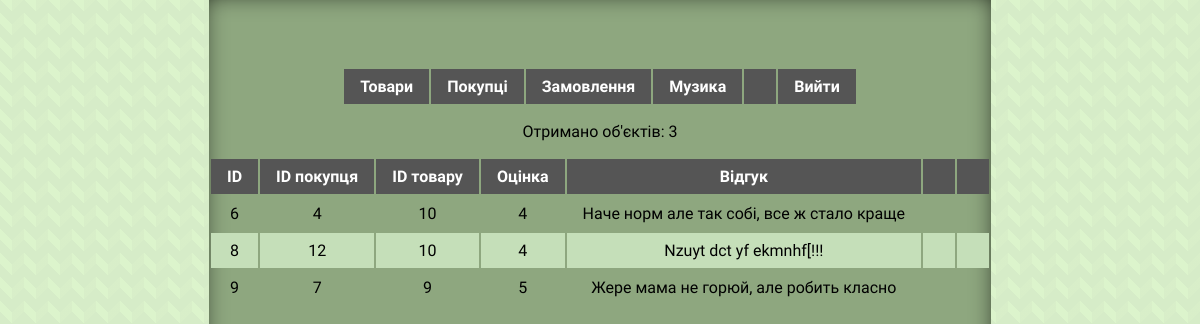
Screenshot of /reviews.php with the database file from the repository.
### tables this page shows
CREATE TABLE `Reviews` (
  `review_id` int NOT NULL,
  `customer_id` int NOT NULL,
  `goods_id` int NOT NULL,
  `mark` int NOT NULL,
  `review_text` text
);

### reviews.php (the view, shortened to what this page needs)
<!DOCTYPE html>
<html>
<head>
<link rel="stylesheet" href="css/base.css">
</head>
<body>
<div class="divbgbd">
<h2>Список відгуків</h2>
<table>
    <tr>
        <th><a href="goods.php">Товари</a></th>
        <th><a href="index.php">Покупці</a></th>
        <th><a href="orders.php">Замовлення</a></th>
        <th><a href="video_player.php">Музика</a></th>
        <th><?php echo $_COOKIE["usernamecookie"];?></th>
        <th><a href="logout.php">Вийти</a></th>
    </tr>
</table>
<?php
include "connect.php";
$sql = "SELECT * FROM Reviews";
if($result = $conn->query($sql)){
    $rowsCount = $result->num_rows;
    echo "<p>Отримано об'єктів: $rowsCount</p>";
    echo "<table><tr><th>ID</th><th>ID покупця</th><th>ID товару</th><th>Оцінка</th><th>Відгук</th><th></th><th></th></tr>";
    foreach($result as $row){
        echo "<tr>";
            echo "<td>" . $row["review_id"] . "</td>";
            echo "<td>" . $row["customer_id"] . "</td>";
            echo "<td>" . $row["goods_id"] . "</td>";
            echo "<td>" . $row["mark"] . "</td>";
            echo "<td>" . $row["review_text"] . "</td>";
            if('admin' == $_COOKIE["userlevelcookie"]){
            echo "<td><a href='update_reviews.php?review_id=" . $row["review_id"] . "'>Змінити</a></td>";
            echo "<td><form action='delete_reviews.php' method='post'>
                        <input type='hidden' name='review_id' value='" . $row["review_id"] . "' />
                        <input type='submit' class='button' value='Видалити'>
                   </form></td>";
            } else {
                echo "<td></td>";
                echo "<td></td>";
            }
        echo "</tr>";
    }
    echo "</table>";
} else{
    echo "Помилка: " . $conn->error;
}
?>
</div>
</body>
</html>

### css/base.css (style rules this page uses)
html,body { font-family: 'Bellota Text', cursive; height: 100%; display: flex; flex-direction: column; margin: 0; padding: 0; background-color: #d6ecc8; opacity: 1; background: linear-gradient(135deg, #dcf4cc55 25%, transparent 25%) -12px 0/ 24px 24px, linear-gradient(225deg, #dcf4cc 25%, transparent 25%) -12px 0/ 24px 24px, linear-gradient(315deg, #dcf4cc55 25%, transparent 25%) 0px 0/ 24px 24px, linear-gradient(45deg, #dcf4cc 25%, #d6ecc8 25%) 0px 0/ 24px 24px; }
.divbgbd { margin-left: auto; margin-right: auto; margin-top: 0px; height: 100%; padding: 0px, 30px, 0px; background-color: #8ea77f; box-shadow: -1px -1px 27px -9px rgba(0,0,0,1) inset; -webkit-box-shadow: -1px -1px 27px -9px rgba(0,0,0,1) inset; -moz-box-shadow: -1px -1px 27px -9px rgba(0,0,0,1) inset; }
h2, p { text-align: center; }
table { max-width: 100%; margin-left: auto; margin-right: auto; text-align: center; }
tr:nth-child(odd) { background-color: #c5dfb9; }
th { background-color: #555; color: #fff; }
th, td { text-align: center; padding: 0.5em 1em; }
td::before { display: none; }
a { color: white; text-decoration: none; }
a:link { color: white; text-decoration: none; }
body { background-color: #000; }
h2 { font-family: Pixelicious, monospace; font-size: 1.5em; text-transform: uppercase; color: transparent; filter: blur(0.3px); animation: 2s ease-in-out infinite alternate pulse; }

### rows the page displays
reviews: review_id "6", customer "4", goods "10", mark "4", review_text "Наче норм але так собі, все ж стало краще"
reviews: review_id "8", customer "12", goods "10", mark "4", review_text "Nzuyt dct yf ekmnhf[!!!"
reviews: review_id "9", customer "7", goods "9", mark "5", review_text "Жере мама не горюй, але робить класно"

### other values shown
$rowsCount "3"
